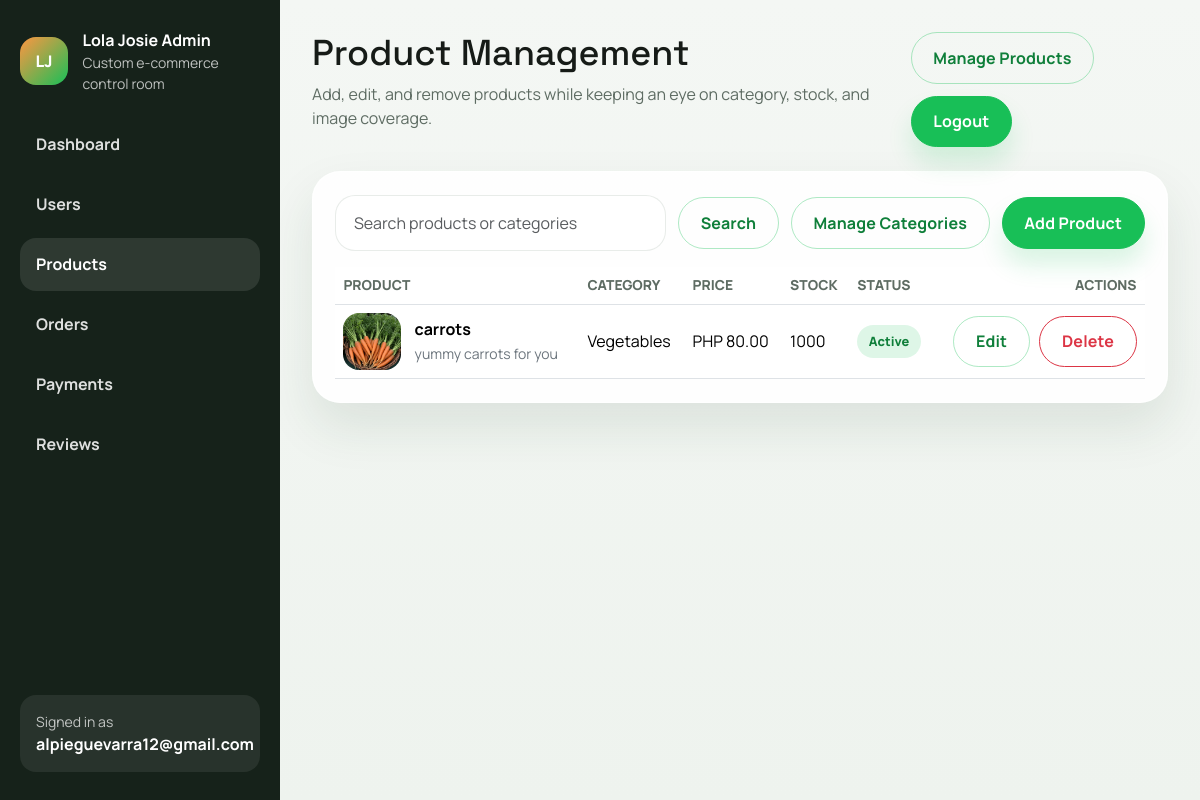
Screenshot of /admin-dashboard/products/ (signed in) with the database file from the repository.
### products/models.py (models this page shows, shortened)
class Product(models.Model):
    category = models.ForeignKey(
        Category,
        on_delete=models.PROTECT,
        related_name="products",
    )
    name = models.CharField(max_length=200)
    slug = models.SlugField(max_length=220, unique=True, blank=True)
    description = models.TextField()
    price = models.DecimalField(max_digits=10, decimal_places=2)
    stock = models.PositiveIntegerField(default=0)
    image = models.ImageField(upload_to=product_image_upload_path, blank=True, null=True)
    is_active = models.BooleanField(default=True)
    created_at = models.DateTimeField(auto_now_add=True)
    updated_at = models.DateTimeField(auto_now=True)
    class Meta:
        ordering = ["name"]

class Category(models.Model):
    name = models.CharField(max_length=120, unique=True)
    slug = models.SlugField(max_length=140, unique=True, blank=True)
    description = models.TextField(blank=True)
    class Meta:
        ordering = ["name"]
        verbose_name_plural = "categories"

### users/admin_views.py (the view)
# urls.py: path("products/", ProductListAPIView.as_view(), name="product_list"),
@admin_required
def product_list(request):
    query = request.GET.get("q", "").strip()
    products = Product.objects.select_related("category").order_by("name")
    if query:
        products = products.filter(
            Q(name__icontains=query) | Q(description__icontains=query) | Q(category__name__icontains=query)
        )
    page_obj = paginate_queryset(request, products, per_page=12)
    return render(
        request,
        "admin_dashboard/products/list.html",
        {
            "page_obj": page_obj,
            "query": query,
            "querystring": querystring_without_page(request),
            "section": "products",
            "low_stock_threshold": 5,
            "category_count": Category.objects.count(),
        },
    )

### cart/cart.py (called while the page is built)
    def __len__(self):
        return sum(self.cart.values())

### cart/context_processors.py (called while the page is built)
def cart_summary(request):
    return {"cart_item_count": len(Cart(request))}

### config/context_processors.py (called while the page is built)
def site_meta(request):
    return {
        "site_name": settings.SITE_NAME,
        "site_tagline": settings.SITE_TAGLINE,
    }

### users/admin_access.py (called while the page is built)
def is_admin_user(user):
    return user.is_authenticated and (user.is_staff or user.is_superuser)

def admin_required(view_func):
    @wraps(view_func)
    @login_required(login_url="login")
    def wrapped_view(request, *args, **kwargs):
        if not is_admin_user(request.user):
            messages.error(request, "You do not have permission to access the admin dashboard.")
            return redirect("products:product_list")
        return view_func(request, *args, **kwargs)
    return wrapped_view

### users/admin_views.py (called while the page is built)
def paginate_queryset(request, queryset, per_page=10):
    paginator = Paginator(queryset, per_page)
    return paginator.get_page(request.GET.get("page"))

def querystring_without_page(request):
    params = request.GET.copy()
    params.pop("page", None)
    return params.urlencode()

### templates/admin_dashboard/products/list.html (shortened to what this page needs)
{% extends "admin_dashboard/base_admin.html" %}
{% block admin_title %}Product Management{% endblock %}
{% block admin_intro %}Add, edit, and remove products while keeping an eye on category, stock, and image coverage.{% endblock %}
{% block admin_content %}
<section class="admin-panel">
    <form method="get" class="admin-toolbar">
        <div class="admin-toolbar__search">
            <input type="text" name="q" class="form-control" value="{{ query }}" placeholder="Search products or categories">
        </div>
        <button type="submit" class="btn btn-outline-success">Search</button>
        <a class="btn btn-outline-success" href="{% url 'admin_dashboard:category_list' %}">Manage Categories</a>
        <a class="btn btn-success" href="{% url 'admin_dashboard:product_create' %}">Add Product</a>
    </form>
    <div class="table-responsive">
        <table class="table admin-table align-middle">
            <thead>
                <tr>
                    <th>Product</th>
                    <th>Category</th>
                    <th>Price</th>
                    <th>Stock</th>
                    <th>Status</th>
                    <th class="text-end">Actions</th>
                </tr>
            </thead>
            <tbody>
                {% for product in page_obj %}
                    <tr class="{% if product.stock <= low_stock_threshold %}admin-row--warning{% endif %}">
                        <td>
                            <div class="admin-media">
                                {% if product.image %}
                                    <img src="{{ product.image.url }}" alt="{{ product.name }}" class="admin-media__thumb">
                                {% else %}
                                    <div class="admin-media__thumb admin-media__thumb--placeholder">No image</div>
                                {% endif %}
                                <div>
                                    <strong>{{ product.name }}</strong><br>
                                    <small class="text-secondary">{{ product.description|truncatewords:10 }}</small>
                                </div>
                            </div>
                        </td>
                        <td>{{ product.category.name }}</td>
                        <td>PHP {{ product.price }}</td>
                        <td>
                            {% if product.stock <= low_stock_threshold %}
                                <span class="admin-badge admin-badge--warning">{{ product.stock }}</span>
                            {% else %}
                                {{ product.stock }}
                            {% endif %}
                        </td>
                        <td>
                            {% if product.is_active %}
                                <span class="admin-badge admin-badge--success">Active</span>
                            {% else %}
                                <span class="admin-badge admin-badge--danger">Hidden</span>
                            {% endif %}
                        </td>
                        <td class="text-end">
                            <div class="admin-actions">
                                <a class="btn btn-outline-success" href="{% url 'admin_dashboard:product_edit' product.id %}">Edit</a>
                                <a class="btn btn-outline-danger" href="{% url 'admin_dashboard:product_delete' product.id %}">Delete</a>
                            </div>
                        </td>
                    </tr>
                {% empty %}
                    <tr>
                        <td colspan="6" class="text-center text-secondary py-4">No products found.</td>
                    </tr>
                {% endfor %}
            </tbody>
        </table>
    </div>
</section>
{% endblock %}

### templates/admin_dashboard/base_admin.html (shortened to what this page needs)
{% load static %}
<!DOCTYPE html>
<html lang="en">
<head>
    <link rel="stylesheet" href="{% static 'frontend/storefront.css' %}">
    <link rel="stylesheet" href="{% static 'admin_dashboard/admin.css' %}">
</head>
<body class="admin-panel-body">
    <div class="admin-layout">
        <aside class="admin-sidebar">
            <a class="admin-brand text-decoration-none" href="{% url 'admin_dashboard:index' %}">
                <span class="admin-brand__mark">LJ</span>
                <span>
                    <strong>Lola Josie Admin</strong>
                    <small>Custom e-commerce control room</small>
                </span>
            </a>
            <nav class="admin-nav">
                <a class="admin-nav__link {% if section == 'dashboard' %}is-active{% endif %}" href="{% url 'admin_dashboard:index' %}">Dashboard</a>
                <a class="admin-nav__link {% if section == 'users' %}is-active{% endif %}" href="{% url 'admin_dashboard:user_list' %}">Users</a>
                <a class="admin-nav__link {% if section == 'products' %}is-active{% endif %}" href="{% url 'admin_dashboard:product_list' %}">Products</a>
                <a class="admin-nav__link {% if section == 'orders' %}is-active{% endif %}" href="{% url 'admin_dashboard:order_list' %}">Orders</a>
                <a class="admin-nav__link {% if section == 'payments' %}is-active{% endif %}" href="{% url 'admin_dashboard:payment_list' %}">Payments</a>
                <a class="admin-nav__link {% if section == 'reviews' %}is-active{% endif %}" href="{% url 'admin_dashboard:review_list' %}">Reviews</a>
            </nav>
            <div class="admin-sidebar__footer">
                <small>Signed in as</small>
                <strong>{{ request.user.username }}</strong>
            </div>
        </aside>
        <main class="admin-main">
            <header class="admin-topbar">
                <div>
                    <h1 class="admin-topbar__title">{% block admin_title %}Admin Dashboard{% endblock %}</h1>
                    <p class="admin-topbar__copy">{% block admin_intro %}Manage the storefront from one secure place.{% endblock %}</p>
                </div>
                <div class="admin-topbar__actions">
                    <a class="btn btn-outline-success" href="{% url 'admin_dashboard:product_list' %}">Manage Products</a>
                    <form action="{% url 'admin_dashboard:logout' %}" method="post" class="d-inline">
                        <button type="submit" class="btn btn-success">Logout</button>
                    </form>
                </div>
            </header>
            {% block admin_content %}{% endblock %}
        </main>
    </div>
</body>
</html>

### static/admin_dashboard/admin.css (style rules this page uses)
.admin-panel-body { background: linear-gradient(180deg, #f4f7f4 0%, #eef3ee 100%); min-height: 100vh; }
.admin-layout { display: grid; grid-template-columns: 280px minmax(0, 1fr); min-height: 100vh; }
.admin-sidebar { background: #16221a; color: #ffffff; display: flex; flex-direction: column; gap: 1.5rem; padding: 1.75rem 1.25rem; position: sticky; top: 0; height: 100vh; }
.admin-brand { align-items: center; color: inherit; display: flex; gap: 0.9rem; }
.admin-brand__mark { align-items: center; background: linear-gradient(135deg, #ff9641, #18bf57); border-radius: 1rem; color: #ffffff; display: inline-flex; font-weight: 800; height: 3rem; justify-content: center; min-width: 3rem; }
.admin-brand small { color: rgba(255, 255, 255, 0.72); display: block; }
.admin-nav { display: flex; flex-direction: column; gap: 0.45rem; }
.admin-nav__link { border-radius: 1rem; color: rgba(255, 255, 255, 0.86); display: block; font-weight: 700; padding: 0.9rem 1rem; text-decoration: none; }
.admin-nav__link:hover, .admin-nav__link:focus, .admin-nav__link.is-active { background: rgba(255, 255, 255, 0.1); color: #ffffff; }
.admin-sidebar__footer { background: rgba(255, 255, 255, 0.08); border-radius: 1rem; margin-top: auto; padding: 1rem; }
.admin-sidebar__footer small { color: rgba(255, 255, 255, 0.72); display: block; }
.admin-main { padding: 2rem; }
.admin-topbar { align-items: start; display: flex; gap: 1rem; justify-content: space-between; margin-bottom: 1.5rem; }
.admin-topbar__title { font-size: clamp(2rem, 3vw, 2.6rem); margin: 0; }
.admin-topbar__copy { color: #5e6c63; margin: 0.45rem 0 0; max-width: 42rem; }
.admin-topbar__actions { display: flex; flex-wrap: wrap; gap: 0.75rem; }
.admin-stat-card, .admin-panel { background: rgba(255, 255, 255, 0.9); border: 1px solid rgba(255, 255, 255, 0.82); border-radius: 1.75rem; box-shadow: 0 24px 50px rgba(31, 64, 38, 0.1); }
.admin-panel { padding: 1.4rem; }
.admin-toolbar { align-items: center; display: flex; flex-wrap: wrap; gap: 0.75rem; margin-bottom: 1rem; }
.admin-toolbar__search { flex: 1 1 320px; }
.admin-table { margin-bottom: 0; }
.admin-table thead th { color: #5e6c63; font-size: 0.86rem; font-weight: 800; text-transform: uppercase; }
.admin-table tbody td { vertical-align: middle; }
.admin-media { align-items: center; display: flex; gap: 0.85rem; }
.admin-media__thumb { border-radius: 1rem; height: 3.6rem; object-fit: cover; width: 3.6rem; }
.admin-actions { align-items: center; display: flex; flex-wrap: wrap; gap: 0.6rem; justify-content: flex-end; }
.admin-badge, .admin-status { border-radius: 999px; display: inline-flex; font-size: 0.8rem; font-weight: 800; padding: 0.42rem 0.72rem; }
.admin-badge--success { background: rgba(24, 191, 87, 0.14); color: #0f7f3a; }

### rows the page displays
Product: image (picture), name "carrots", description "yummy carrots for you", category.name "Vegetables", price "80.00", stock "1000", is_active "Active"

### other values shown
{{ request.user.username }} "alpieguevarra12@gmail.com"
